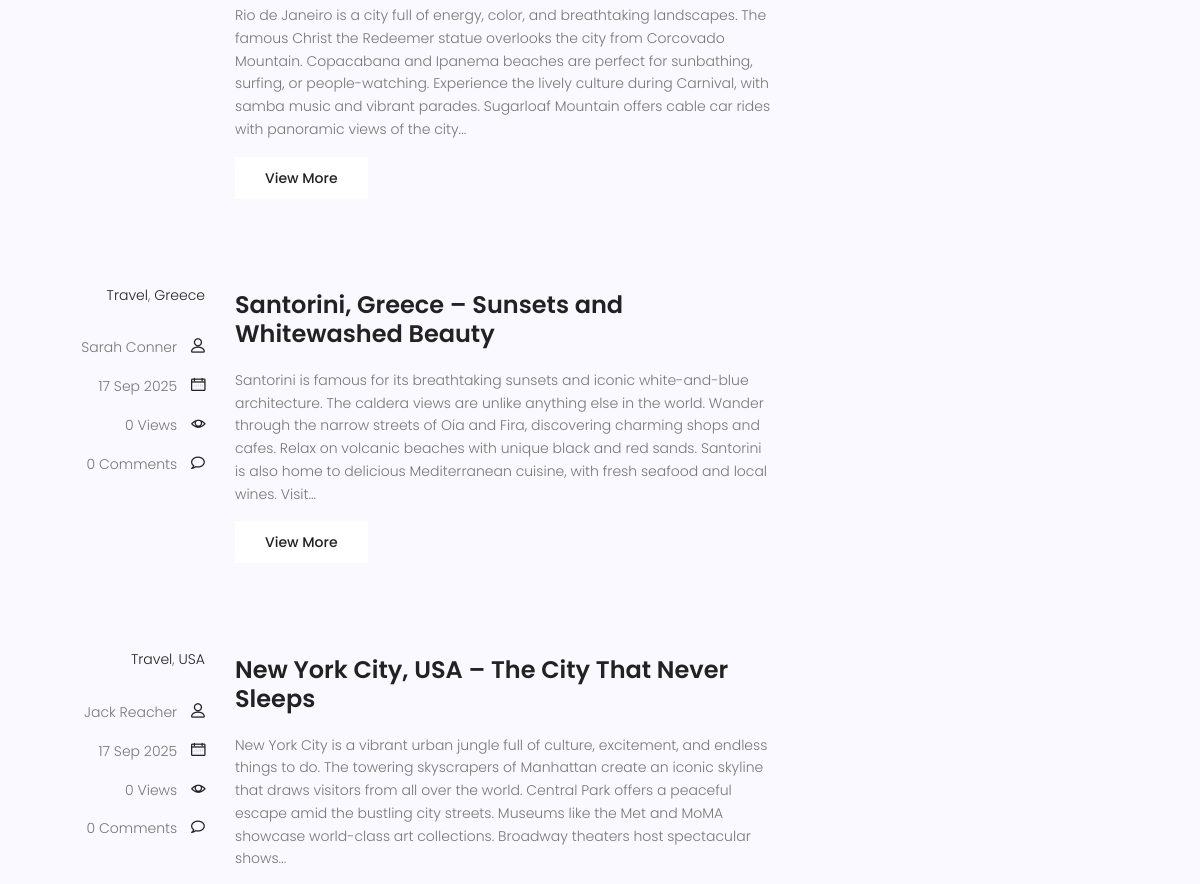
The page /blog/search/ (middle part) on the database as committed earlier.
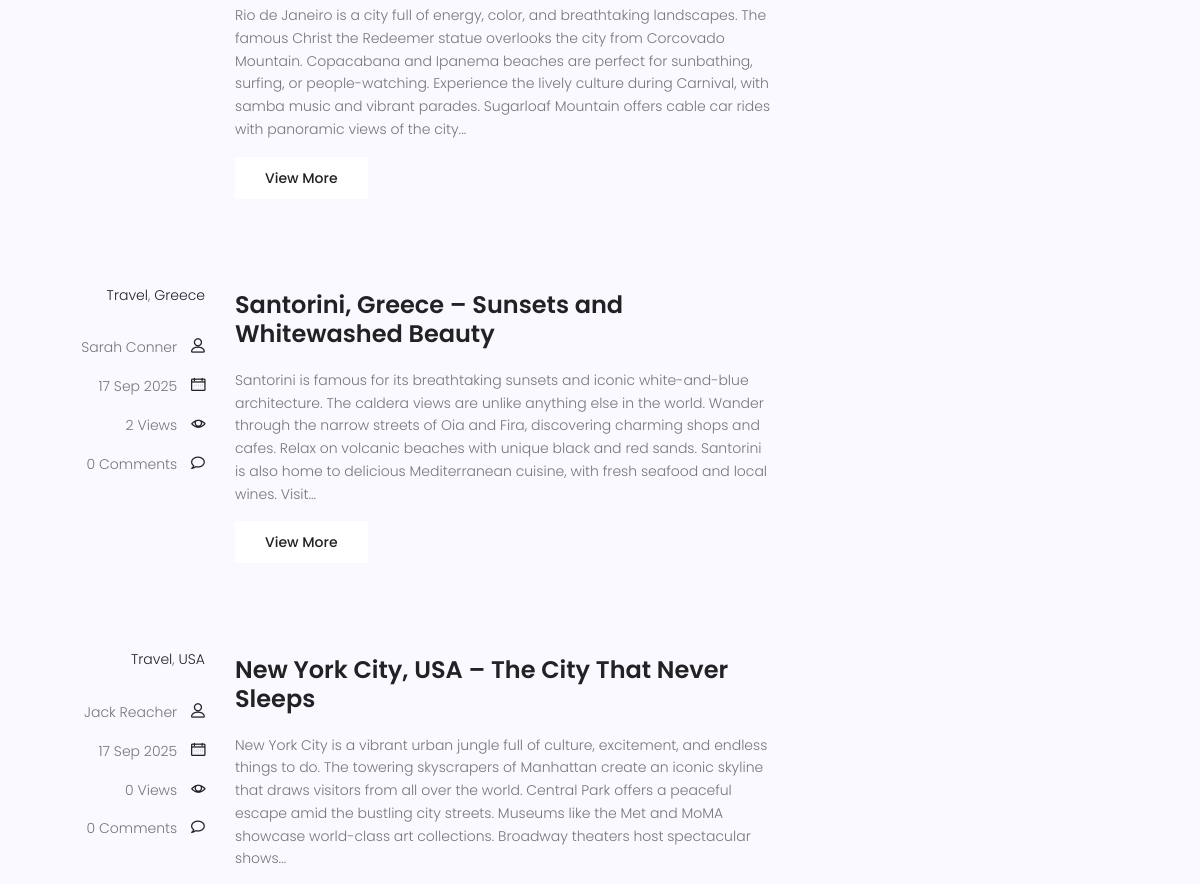
The same page on the database as committed later.
### blog/models.py (models this page shows, shortened)
class Post(models.Model):
    image = models.ImageField(upload_to='blog/',default='blog/default.jpg')
    author = models.ForeignKey(User, on_delete=models.SET_NULL, null=True)
    title = models.CharField(max_length=255)
    content = models.TextField()
    tags = TaggableManager()
    category = models.ManyToManyField(Category)
    counted_views = models.IntegerField(default=0)
    status = models.BooleanField(default=False)
    published_date = models.DateTimeField(null=True)
    login_require = models.BooleanField(default=False)
    created_date = models.DateTimeField(auto_now_add=True)
    updated_date = models.DateTimeField(auto_now=True)
    class Meta:
        ordering = ['-created_date']

### blog/views.py (the view)
# urls.py: path('search/', blog_search, name='search'),
def blog_search(request):
    posts = Post.objects.filter(status=1)
    if request.method == 'GET':
        if s := request.GET.get('s'):
            posts = posts.filter(content__icontains=s)
    context = {
        'posts': posts
    }
    return render(request, 'blog/blog-home.html', context)

### blog/models.py (called while the page is built)
        def __str__(self):
            return self.name

### blog/templatetags/blog_tags.py (called while the page is built)
@register.simple_tag(name='comments_count')
def comments_count(pid):
    return Comment.objects.filter(post=pid, approved=True).count()

@register.inclusion_tag('blog/blog-post-categories.html')
def postcategories():
    posts = Post.objects.filter(status=1)
    categories = Category.objects.all()
    cat_dict = {}
    for name in categories:
        cat_dict[name] = posts.filter(category=name).count()
    return {'categories': cat_dict}

### blog/templatetags/excerpt_tags.py (called while the page is built)
@register.filter(name='excerpt')
def excerpt(value, num_words=30):
    if not isinstance(value, str):
        value = str(value)
    words = value.split()
    if len(words) <= num_words:
        return value
    return " ".join(words[:num_words]) + "..."

### templates/blog/blog-home.html (shortened to what this page needs)
{% extends 'base.html' %} {% load static %} {% load blog_tags %} {% load excerpt_tags %} {% block content %}
<section class="post-content-area">
  <div class="container">
    <div class="row">
      <div class="col-lg-8 posts-list">
        {% for post in posts %}
        <div class="single-post row">
          <div class="col-lg-3 col-md-3 meta-details">
            <ul class="tags">
              {% for cat in post.category.all %}
              <li><a href="{% url 'blog:category' cat_name=cat.name %}">{{ cat.name }}</a>{%  if not forloop.last %}, {% endif %}</li>
              {% endfor %}
            </ul>
            <div class="user-details row">
              <p class="user-name col-lg-12 col-md-12 col-6">
                <a href="{% url 'blog:author' author_username=post.author.username %}">{{ post.author.get_full_name }}</a>
                <span class="lnr lnr-user"></span>
              </p>
              <p class="date col-lg-12 col-md-12 col-6">
                <a href="#">{{ post.published_date | date:"d M Y" }}</a>
                <span class="lnr lnr-calendar-full"></span>
              </p>
              <p class="view col-lg-12 col-md-12 col-6">
                <a href="#">{{ post.counted_views}} Views</a> <span class="lnr lnr-eye"></span>
              </p>
              <p class="comments col-lg-12 col-md-12 col-6">
                <a href="{% url 'blog:single' pid=post.id %}#comments">{% comments_count post.id %} Comments</a>
                <span class="lnr lnr-bubble"></span>
              </p>
            </div>
          </div>
          <div class="col-lg-9 col-md-9">
            <div class="feature-img">
            </div>
            <a class="posts-title" href="{% url 'blog:single' pid=post.id %}"
              ><h3>{{ post.title }}</h3></a
            >
            <p class="excert">
             {{ post.content|excerpt:60|safe }}
            </p>
            <a href="{% url 'blog:single' pid=post.id %}" class="primary-btn">View More</a>
          </div>
        </div>
        {% endfor %}
      </div>
      <div class="col-lg-4 sidebar-widgets">
      </div>
    </div>
  </div>
</section>
{% endblock %}

Rows that differ between the two databases and show on the page:
changed Post "Santorini, Greece – Sunsets and Whitewashed Beauty": counted_views "0" → "2"
